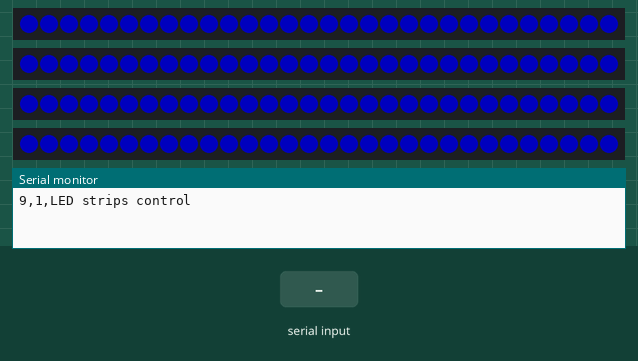
Simulated run of this sketch. Board: Arduino Uno, built with avr-gcc and run on an emulated ATmega328P. On the bench: 4 × 30 RGB LEDs in strip order, left to right, the last lines printed to the serial monitor. The test bench sets the inputs (shaded band). Dim RGB values are drawn brighter than linear.

Above: at 2.2 s.
2.3 s: "1,90\n" received over Serial
At 3.1 s:
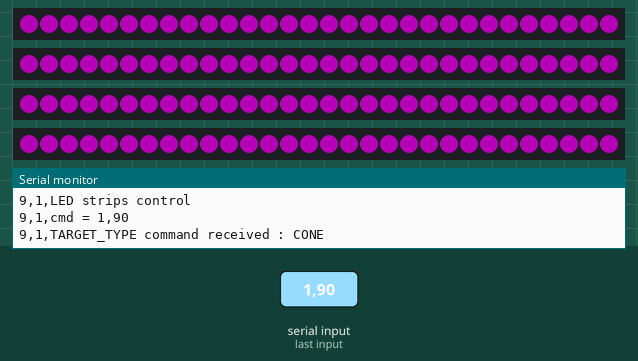
3.8 s: "1,90,45\n" received over Serial
At 4.2 s:
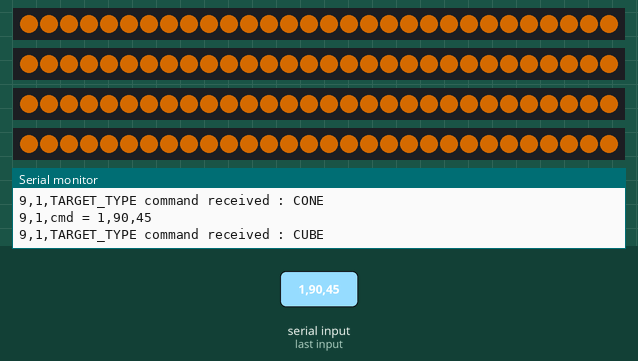
Timing chart, 0 to 6.8 s (numbered marks = the images above; inputs shaded):
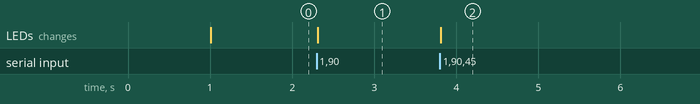

The sketch:

LED_strips.ino
```cpp
/*
  Light neopixel srips based on target type

*/

// using TOF_protocol version 1.0

#include <Wire.h>
#include <SPI.h>
#include <Adafruit_NeoPixel.h>
#include <string.h>
#include "TOF_protocol.h"

// comment out the next line for running with an Arduino
// #define PROP_MAKER

// for debugging printouts, uncomment the next line
 #define DEBUG //previously commented out -- when commented none of the if define DEBUG statements print

#define NUMPIXELS 30 // Number of LEDs in strip

#ifdef PROP_MAKER
  #define NEOPIXEL_PIN 5
  #define POWER_PIN    10
#else // Arduino
  #define NEOPIXEL_PIN 5
#endif

// create neopixel strips
Adafruit_NeoPixel strip = Adafruit_NeoPixel(NUMPIXELS, 4, NEO_GRB + NEO_KHZ800);
Adafruit_NeoPixel strip2 = Adafruit_NeoPixel(NUMPIXELS, 5, NEO_GRB + NEO_KHZ800);
Adafruit_NeoPixel strip3 = Adafruit_NeoPixel(NUMPIXELS, 6, NEO_GRB + NEO_KHZ800);
Adafruit_NeoPixel strip4 = Adafruit_NeoPixel(NUMPIXELS, 7, NEO_GRB + NEO_KHZ800);


#define MAXLEN 256

char rx_buff[MAXLEN];
int rx_index = 0;

int cone_f = 1; // start with a cone


int rainbow_f = 0; // rainbow until target type command received

//ok to change this tolerace over distance tolerance?
void setColor(int index, int val) {
  // index is the index of the LED, from 0 to 3
  // val is the histogram count
  if((val < 10)) { // 0xGGRRBB (color values)
    // Serial.print("red; not enough, too far");
    strip.setPixelColor(index, 0x005000);
    strip2.setPixelColor(index, 0x005000);
    strip3.setPixelColor(index, 0x005000);
    strip4.setPixelColor(index, 0x005000);
  } else if(val < 20) {
    // Serial.print("yellow; close");
    strip.setPixelColor(index, 0x505000);
    strip2.setPixelColor(index, 0x505000);
    strip3.setPixelColor(index, 0x505000);
    strip4.setPixelColor(index, 0x505000);
  } else {
    // Serial.print("green; just right");
    strip.setPixelColor(index, 0x500000);
    strip2.setPixelColor(index, 0x500000);
    strip3.setPixelColor(index, 0x500000);
    strip4.setPixelColor(index, 0x500000);
  }
}

uint32_t Wheel(byte WheelPos) {
  // Input a value 0 to 255 to get a color value.
  // The colours are a transition r - g - b - back to r.
  WheelPos = 255 - WheelPos;
  if(WheelPos < 85) {
    return strip.Color(255 - WheelPos * 3, 0, WheelPos * 3);
  }
  if(WheelPos < 170) {
    WheelPos -= 85;
    return strip.Color(0, WheelPos * 3, 255 - WheelPos * 3);
  }
  WheelPos -= 170;
  return strip.Color(WheelPos * 3, 255 - WheelPos * 3, 0);
}

void rainbow(uint8_t wait) {
  uint16_t i, j;

  for(j=0; j<256; j++) {
    for(i=0; i<strip.numPixels(); i++) {
      strip.setPixelColor(i, Wheel((i+j) & 255));
    }
    // write the pixel values
    strip.show();
    delay(wait);
  }
}

// return true if a command has been received and is stored in rx_buff
int GetCommand()
{
  int ret = 0;

  // get command if there is one
  // every time called, and every time through loop, get command chars
  // if available
  // when '\r' (or '\n') found, process command
  // throw away remaining '\r' or '\n'
  while(Serial.available() > 0) {
    rx_buff[rx_index] = Serial.read();
    if((rx_buff[rx_index] == '\r')
      || (rx_buff[rx_index] == '\n')) {
      // process command
      if(rx_index == 0) {
        // no command
        continue;
      }
      rx_buff[rx_index + 1] = 0;
#ifdef DEBUG
      Serial.print("9,1,cmd = ");
      Serial.println(rx_buff);
#endif

      // process command
      ret = 1;

      // reset for next command
      rx_index = 0;
    } else {
      // have not received end of command yet
      if(rx_index < MAXLEN - 1) {
        rx_index++;
      }
    }
  }
  return ret;
}

void ProcessCommand()
{
  // get msg_type and data_len
  int msg_type = atoi(strtok(rx_buff, ","));
  int data_len = atoi(strtok(NULL, ","));
  int data0 = 0;

  switch(msg_type) {
    case RIO_TOF_msgs_enum::TARGET_TYPE:
#ifdef DEBUG
      Serial.print("9,1,TARGET_TYPE command received : ");
#endif
      if(data_len) {
        data0 = atoi(strtok(NULL, ","));
        cone_f = (data0 == target_type_enum::CONE) ? 1 : 0;
#ifdef DEBUG
        Serial.print(cone_f ? "CONE" : "CUBE");
#endif
        // stop rainbow display
        rainbow_f = 0;
        // light strip appropriate color
        if(cone_f) {
          // set to purple
          strip.fill(0x400040);
          strip2.fill(0x400040);
          strip3.fill(0x400040);
          strip4.fill(0x400040);
        } else {
          // set to orange
          strip.fill(0x804000);
          strip2.fill(0x804000);
          strip3.fill(0x804000);
          strip4.fill(0x804000);
        }
        strip.show();
        strip2.show();
        strip3.show();
        strip4.show();
      }
#ifdef DEBUG
      Serial.println();
#endif
      break;

    default:
#ifdef DEBUG
      Serial.println("9,1,unknown command");
#endif
      break;
  }
}

void setup()
{
  int i;

  Serial.begin(115200);
  delay(1000);
#ifdef DEBUG
  Serial.println("9,1,LED strips control");
#endif

  // clear rx_buff
//  bzero(rx_buff, MAXLEN);
  memset(rx_buff, MAXLEN, 0);

#ifdef PROP_MAKER
  // Set power pin to output
  pinMode(POWER_PIN, OUTPUT);
  // turn on the Prop-Maker FeatherWing's power pin
  digitalWrite(POWER_PIN, HIGH);
#endif

  // This initializes the NeoPixel library.
  strip.begin();
  strip2.begin();
  strip3.begin();
  strip4.begin();

  // initialize LEDs to blue
  for(i = 0; i < NUMPIXELS; i++) {
    strip.setPixelColor(i, 0x000050);
    strip2.setPixelColor(i, 0x000050);
    strip3.setPixelColor(i, 0x000050);
    strip4.setPixelColor(i, 0x000050);

  }
  strip.show();                     // Refresh strip
  strip2.show();                     // Refresh strip
  strip3.show();                     // Refresh strip
  strip4.show();                     // Refresh strip
}

void loop()
{
  int i;
  char stemp[MAXLEN];

  if(rainbow_f) {
    // cycle a the rainbow with a 20ms wait
    rainbow(10);
  }

  // Get and process command
  if(GetCommand()) {
    ProcessCommand();
  }


  delay(5); // Small delay between polling
}
```

TOF_protocol.h
```cpp
// TOF protocol version 1.0

enum TOF_RIO_msgs_enum {
  RESERVED = 0,
  RANGE = 1,
  HISTOGRAM = 2,
  ARM_ANGLE = 3,
  RAW_PIXEL_DATA = 4,
};

enum target_range_enum {
  TARGET_NOT_PRESENT = 0,
  TARGET_IN_RANGE = 1,
  TARGET_TOO_FAR = 2,
  TARGET_TOO_CLOSE = 3,
};

enum RIO_TOF_msgs_enum {
  RESERVED_RIO = 0,
  TARGET_TYPE = 1,
  HISTOGRAM_ENABLE = 2,
  ARM_ANGLE_OFFSET = 3,
  RAW_PIXEL_DATA_ENABLE = 4,
};

enum target_type_enum {
  CONE = 0,
  CUBE = 1,
} ;
```

Measured:
- after the input at 2.3 s, the LEDs: change at once (image 1)
- after the input at 3.8 s, the LEDs: change at once (image 2)
